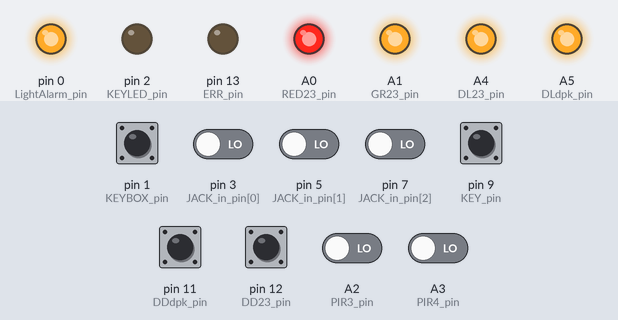
A sketch run on a simulated Arduino Uno, built for the host (arithmetic inside an expression is 32-bit, double 64-bit). Parts: output pins drawn as LEDs (lit = HIGH). The test bench sets the inputs (shaded band); at power-on: pin 1 (KEYBOX_pin), pin 9 (KEY_pin), pin 11 (DDdpk_pin), pin 12 (DD23_pin) HIGH, A2 (PIR3_pin), A3 (PIR4_pin), pin 3 (JACK_in_pin[0]), pin 5 (JACK_in_pin[1]), pin 7 (JACK_in_pin[2]) LOW. WiFi joins after 1.5 s; servers stay silent unless stated; pins used as bus, display or sensor lines are not drawn.

Above: at 0.1 s.
Timing chart, 0 to 1.6 s (numbered marks = the images above):
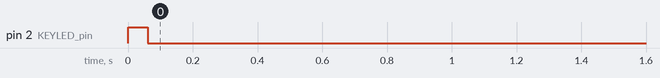

The sketch:

RU_02.ino
```cpp
String PIR3_status, PIR4_status, KEYBOX_status, JACK_status, KEY_status, DDdpk_status, DD23_status;
const byte RED23_pin = A0;
const byte GR23_pin = A1;
const byte PIR3_pin = A2;
const byte PIR4_pin = A3;
const byte DL23_pin = A4;
const byte DLdpk_pin = A5;
const byte LightAlarm_pin = 0;
const byte KEYBOX_pin = 1;
const byte KEYLED_pin = 2;
const byte JACK_in_pin[3] = { 3, 5, 7 };
const byte JACK_out_pin[3] = { 4, 6, 8 };
const byte KEY_pin = 9;
const byte DDdpk_pin = 11;
const byte DD23_pin = 12;
const byte ERR_pin = 13;

#include <SPI.h>
#include <Ethernet.h>
byte mac[] = {0xD0, 0xF1, 0xC0, 0xA8, 0x02, 0x02};
IPAddress ip(192, 168, 2, 2);
IPAddress myDns(192, 168, 2, 10);
IPAddress gateway(192, 168, 2, 10);
IPAddress subnet(255, 255, 255, 0);
EthernetServer server = EthernetServer(404);


void setup() {
  pinMode(ERR_pin, OUTPUT); //use 13 pin for error notification
  digitalWrite(ERR_pin, LOW);
  pinMode(RED23_pin, OUTPUT);
  pinMode(GR23_pin, OUTPUT);
  digitalWrite(RED23_pin, HIGH);
  digitalWrite(GR23_pin, HIGH);
  pinMode(PIR3_pin, INPUT);
  pinMode(PIR4_pin, INPUT);
  pinMode(DL23_pin, OUTPUT);
  pinMode(DLdpk_pin, OUTPUT);
  digitalWrite(DL23_pin, HIGH);
  digitalWrite(DLdpk_pin, HIGH);
  pinMode(KEYBOX_pin, INPUT_PULLUP);
  pinMode(LightAlarm_pin, OUTPUT);
  digitalWrite(LightAlarm_pin, HIGH);
  pinMode(KEYLED_pin, OUTPUT);
  digitalWrite(KEYLED_pin, HIGH);
  for (char thisPin = 0; thisPin < 3; thisPin++) {
    pinMode(JACK_in_pin[thisPin], INPUT);
    pinMode(JACK_out_pin[thisPin], OUTPUT);
  }
  pinMode(KEY_pin, INPUT_PULLUP);
  pinMode(DDdpk_pin, INPUT_PULLUP);
  pinMode(DD23_pin, INPUT_PULLUP);

  Ethernet.begin(mac, ip, myDns, gateway, subnet);
  server.begin();
}

void loop() {
  boolean drum;
  boolean patch_count[3] = { true, true, true };

  drum = digitalRead(DD23_pin);
  if (drum) {
    DD23_status = "Open";
  } else {
    DD23_status = "Close";
  }

  drum = digitalRead(DDdpk_pin);
  if (drum) {
    DDdpk_status = "Open";
  } else {
    DDdpk_status = "Close";
  }

  drum = digitalRead(PIR3_pin);
  if (drum) {
    PIR3_status = "Move";
  } else {
    PIR3_status = "Clear";
  }

  drum = digitalRead(PIR4_pin);
  if (drum) {
    PIR4_status = "Move";
  } else {
    PIR4_status = "Clear";
  }

//Jack status read.
  for (char thisPin = 0; thisPin < 3; thisPin++) {
    for (char i = 0; i < 10; i++) {
      digitalWrite(JACK_out_pin[thisPin], HIGH);
      delay(1);
      drum = digitalRead(JACK_in_pin[thisPin]);
      if (!drum) {
        patch_count[thisPin] = false;
      }
      digitalWrite(JACK_out_pin[thisPin], LOW);
      delay(1);
      drum = digitalRead(JACK_in_pin[thisPin]);
      if (drum) {
        patch_count[thisPin] = false;
      }
    }
  }
  if ( patch_count[0] && patch_count[1] && patch_count[2] ) {
    JACK_status = "Open";
    digitalWrite(KEYLED_pin, HIGH);
  } else {
    JACK_status = "Close";
    digitalWrite(KEYLED_pin, LOW);
  }

  drum = digitalRead(KEYBOX_pin);
  if (drum) {
    KEYBOX_status = "Open";
  } else {
    KEYBOX_status = "Close";
  }

  drum = digitalRead(KEY_pin);
  if (drum) {
    KEY_status = "Close";
  } else {
    KEY_status = "Open";
  }

  EthernetClient client = server.available();
  if (client) {
    if (client.available()) {
        switch (client.read()) {
          case 's':               //reply with status
            client.println("");
            client.print("DD23=");
            client.println(DD23_status);
            client.print("DDdpk=");
            client.println(DDdpk_status);
            client.print("PIR3=");
            client.println(PIR3_status);
            client.print("PIR4=");
            client.println(PIR4_status);
            client.print("JACK=");
            client.println(JACK_status);
            client.print("KEY=");
            client.println(KEY_status);
            client.print("KEYBOX=");
            client.println(KEYBOX_status);
            break;
          case 'q':               //unlock DL23
            digitalWrite(GR23_pin, HIGH);
            digitalWrite(RED23_pin, LOW);
            digitalWrite(DL23_pin, HIGH);
            break;
          case 'w':               //lock DL23
            digitalWrite(GR23_pin, LOW);
            digitalWrite(RED23_pin, HIGH);
            digitalWrite(DL23_pin, LOW);
            break;
          case 'e':               //unlock DLdpk
            digitalWrite(DLdpk_pin, HIGH);
            break;
          case 'r':               //lock DLdpk
            digitalWrite(DLdpk_pin, LOW);
            break;
          case 't':               //switch to Light
            digitalWrite(LightAlarm_pin, HIGH);
            break;
          case 'y':               //switch to Alarm
            digitalWrite(LightAlarm_pin, LOW);
            break;
        }
     }
  }
  delay(5);
  client.stop();
}
```

Measured:
- by itself, pin 2 (KEYLED_pin): HIGH → LOW at 0.06 s
